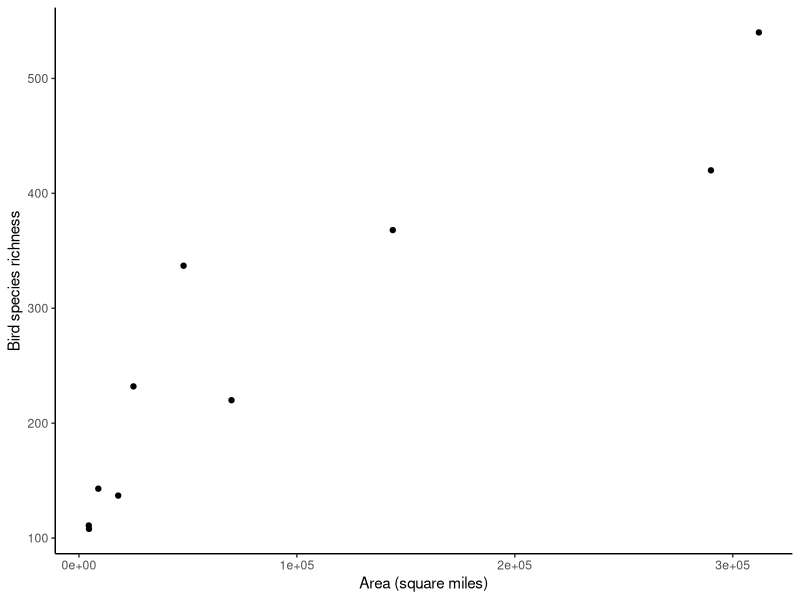
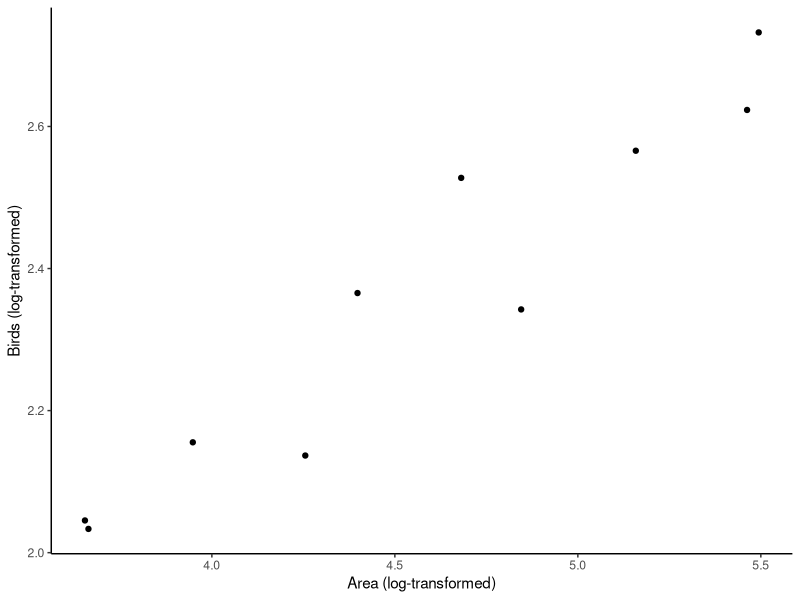

R code for these plots, in order:
## ---- chunk 1
knitr::opts_chunk$set(echo = TRUE, warning = FALSE, message=FALSE, results = FALSE, fig.show = FALSE)
## ---- chunk 2
### Loading packages
library(dplyr)
library(tibble)
library(ggplot2)
POMblue <- "#0057B7" # Pomona blue hex code

### Code to create a data table storing the Southeast Asian bird data
seAsiaBirds <- tibble::tibble(areaMi2=c(312000,290000,144000,70000,48000,25000,4500,8870,18000,4600),
            birds=c(540,420,368,220,337,232,111,143,137,108))

### Display first few rows of the Southeast Asia bird dataset
seAsiaBirds

### Create a plot of bird richness versus island area
p <- ggplot(seAsiaBirds,aes(x=areaMi2, y=birds))
p <- p + geom_point()
p <- p + labs(x="Area (square miles)",y="Bird species richness")
p <- p + theme_classic()
p
## ---- chunk 3
### Below, we first apply log10 to the columns of our data on SE Asian birds
seAsiaBirds <- seAsiaBirds %>%
  mutate(log10Area = log10(areaMi2), log10Birds = log10(birds))

  # Display seAsiaBirds in the console
seAsiaBirds

  # Confirm that the log-log transformation linearized our data
p <- ggplot(seAsiaBirds,aes(x = log10Area, y = log10Birds))
p <- p + geom_point()
p <- p + labs(x="Area (log-transformed)",y="Birds (log-transformed)")
p <- p + theme_classic()
p
## ---- chunk 4
### Use lm to calculate the values of d and z and store the model in the object speciesAreaModel
speciesAreaModel <- lm(log10Birds ~ log10Area, data=seAsiaBirds)
  ## See the values estimates for d and z
print("The cofficient names (Intercept) corresponds to d and log10Area to z")
coef(speciesAreaModel)
  ## Store the estimates in the objects d and z
d <- coef(speciesAreaModel)[1] # first item in this two-item vector is the intercept of the straight line fit to our log-log transformed Southeast Asian birds dataset
z <- coef(speciesAreaModel)[2] # second item in the two-item vector is the slope
## ---- chunk 5
### We can take the value of z that we calculated in the Southeast Asia
### bird dataset and use that to calculate 1) what proportion of species
### would remain after habitat loss and 2) what number of species would be
### lost after habitat loss.
SR1 = 111 # initially we have 111 species in this example (Palawan)
R = 0.9 # We lose 10% of habitat in this example: (1-R)*100% = 10%
species_proportion_surviving <- R^z # what proportion of species will persist?
species_proportion_surviving # print out answer

### How many species will remain?
remaining_species_richness <- SR1 * R^z
remaining_species_richness # print out answer
## ---- chunk 6
### Recall the log-log species-area relationship:
### log S = log(c A^z) (Equation 1)
### we can confirm that the previous equation is 
### mathematically equivalent to the following one:
### log S = log c + log(A^z) (Eqn. 2)
### which is in turn equal to:
### log S = log c + z log A (Eqn. 3)
### For convenience, we'll call c and z something different:
### c1 and z1
### That way, we don't overwrite the previously calculated values
### for c and z from the Southeast Asia bird dataset

### Let c1 = 5, z1 = 0.28, A = 1000
### We'll calculate both expressions
### and confirm that they are identical
c1 <- 5
z1 <- 0.28
A <- 1000
eqn1 <- log10(c1*A^z1)
eqn1 # value of the first equation
eqn2 <- log10(c1) + log10(A^z1)
eqn2 # value of second equation
eqn3 <- log10(c1) + z1*log10(A)
eqn3 # value of third equation
